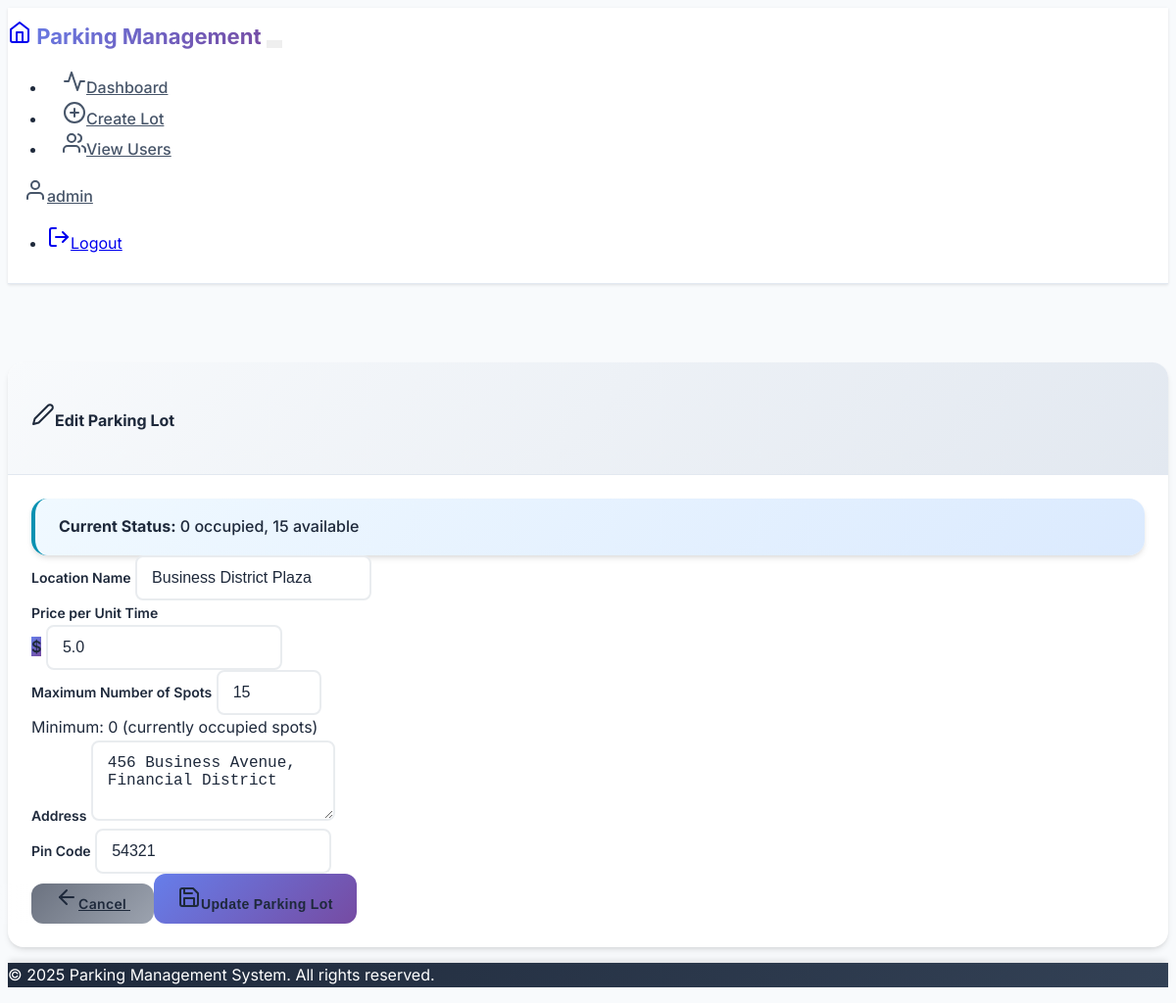
/admin/edit_lot/2 (signed in), run on the app's committed database.
### models.py (models this page shows, shortened)
class User(UserMixin, db.Model):
    __tablename__ = 'users'
    id = db.Column(db.Integer, primary_key=True)
    username = db.Column(db.String(80), unique=True, nullable=False)
    email = db.Column(db.String(120), unique=True, nullable=False)
    password_hash = db.Column(db.String(256), nullable=False)
    is_admin = db.Column(db.Boolean, default=False, nullable=False)
    created_at = db.Column(db.DateTime, default=datetime.utcnow)
    reservations = db.relationship('Reservation', backref='user', lazy=True, cascade='all, delete-orphan')

class ParkingLot(db.Model):
    __tablename__ = 'parking_lots'
    id = db.Column(db.Integer, primary_key=True)
    prime_location_name = db.Column(db.String(200), nullable=False)
    price = db.Column(db.Float, nullable=False)  # parking_cost per unit time
    address = db.Column(db.Text, nullable=False)
    pin_code = db.Column(db.String(10), nullable=False)
    maximum_number_of_spots = db.Column(db.Integer, nullable=False)
    created_at = db.Column(db.DateTime, default=datetime.utcnow)
    parking_spots = db.relationship('ParkingSpot', backref='parking_lot', lazy=True, cascade='all, delete-orphan')
    @property
    def available_spots_count(self):
        return ParkingSpot.query.filter_by(lot_id=self.id, status='A').count()
    @property
    def occupied_spots_count(self):
        return ParkingSpot.query.filter_by(lot_id=self.id, status='O').count()

### routes.py (the view, shortened to what this page needs)
@app.route('/admin/edit_lot/<int:lot_id>', methods=['GET', 'POST'])
@login_required
def edit_lot(lot_id):
    if not current_user.is_admin:
        flash('Access denied. Admin privileges required.', 'error')
        return redirect(url_for('user_dashboard'))
    lot = ParkingLot.query.get_or_404(lot_id)
    form = ParkingLotForm(obj=lot)
    return render_template('admin/edit_lot.html', form=form, lot=lot)

### app.py (called while the page is built)
@login_manager.user_loader
def load_user(user_id):
    from models import User
    return User.query.get(int(user_id))

### templates/admin/edit_lot.html (shortened to what this page needs)
{% extends "base.html" %}
{% block content %}
<div class="row justify-content-center">
    <div class="col-md-8 col-lg-6">
        <div class="card">
            <div class="card-header">
                <h4><i data-feather="edit-2" class="me-2"></i>Edit Parking Lot</h4>
            </div>
            <div class="card-body">
                <div class="alert alert-info">
                    <strong>Current Status:</strong> {{ lot.occupied_spots_count }} occupied, {{ lot.available_spots_count }} available
                </div>
                <form method="POST" novalidate>
                    <div class="mb-3">
                        {{ form.prime_location_name.label(class="form-label") }}
                        {{ form.prime_location_name(class="form-control" + (" is-invalid" if form.prime_location_name.errors else ""), required=True) }}
                    </div>
                    <div class="row">
                        <div class="col-md-6">
                            <div class="mb-3">
                                {{ form.price.label(class="form-label") }}
                                <div class="input-group">
                                    <span class="input-group-text">$</span>
                                    {{ form.price(class="form-control" + (" is-invalid" if form.price.errors else ""), required=True, min=0.01, step=0.01) }}
                                </div>
                            </div>
                        </div>
                        <div class="col-md-6">
                            <div class="mb-3">
                                {{ form.maximum_number_of_spots.label(class="form-label") }}
                                {{ form.maximum_number_of_spots(class="form-control" + (" is-invalid" if form.maximum_number_of_spots.errors else ""), required=True, min=lot.occupied_spots_count, max=1000) }}
                                <div class="form-text">
                                    Minimum: {{ lot.occupied_spots_count }} (currently occupied spots)
                                </div>
                            </div>
                        </div>
                    </div>
                    <div class="mb-3">
                        {{ form.address.label(class="form-label") }}
                        {{ form.address(class="form-control" + (" is-invalid" if form.address.errors else ""), rows=3, required=True) }}
                    </div>
                    <div class="mb-3">
                        {{ form.pin_code.label(class="form-label") }}
                        {{ form.pin_code(class="form-control" + (" is-invalid" if form.pin_code.errors else ""), required=True, minlength=5, maxlength=10) }}
                    </div>
                    <div class="d-grid gap-2 d-md-flex justify-content-md-end">
                        <a href="{{ url_for('admin_dashboard') }}" class="btn btn-secondary me-md-2">
                            <i data-feather="arrow-left" class="me-2"></i>Cancel
                        </a>
                        <button type="submit" class="btn btn-primary">
                            <i data-feather="save" class="me-2"></i>Update Parking Lot
                        </button>
                    </div>
                </form>
            </div>
        </div>
    </div>
</div>
{% endblock %}

### templates/base.html (shortened to what this page needs)
<!DOCTYPE html>
<html lang="en" data-bs-theme="light">
<head>
    <link href="https://cdn.replit.com/agent/bootstrap-agent-dark-theme.min.css" rel="stylesheet">
    <link href="https://cdnjs.cloudflare.com/ajax/libs/feather-icons/4.29.0/feather.min.css" rel="stylesheet">
    <link href="{{ url_for('static', filename='css/custom.css') }}" rel="stylesheet">
</head>
<body>
    <nav class="navbar navbar-expand-lg fixed-top">
        <div class="container">
            <a class="navbar-brand" href="{{ url_for('index') }}">
                <i data-feather="home" class="me-2"></i>
                Parking Management
            </a>
            <button class="navbar-toggler" type="button" data-bs-toggle="collapse" data-bs-target="#navbarNav">
            </button>
            <div class="collapse navbar-collapse" id="navbarNav">
                <ul class="navbar-nav me-auto">
                    {% if current_user.is_authenticated %}
                        {% if current_user.is_admin %}
                            <li class="nav-item">
                                <a class="nav-link" href="{{ url_for('admin_dashboard') }}">
                                    <i data-feather="activity" class="me-1"></i>Dashboard
                                </a>
                            </li>
                            <li class="nav-item">
                                <a class="nav-link" href="{{ url_for('create_lot') }}">
                                    <i data-feather="plus-circle" class="me-1"></i>Create Lot
                                </a>
                            </li>
                            <li class="nav-item">
                                <a class="nav-link" href="{{ url_for('view_users') }}">
                                    <i data-feather="users" class="me-1"></i>View Users
                                </a>
                            </li>
                        {% endif %}
                    {% endif %}
                </ul>
                <div class="d-flex align-items-center">
                    {% if current_user.is_authenticated %}
                        <div class="dropdown">
                            <a class="nav-link dropdown-toggle" href="#" role="button" data-bs-toggle="dropdown">
                                <i data-feather="user" class="me-1"></i>{{ current_user.username }}
                            </a>
                            <ul class="dropdown-menu">
                                <li><a class="dropdown-item" href="{{ url_for('logout') }}">
                                    <i data-feather="log-out" class="me-1"></i>Logout
                                </a></li>
                            </ul>
                        </div>
                    {% endif %}
                </div>
            </div>
        </div>
    </nav>
    <main class="py-4" style="margin-top: 80px;">
        <div class="container">
            {% block content %}{% endblock %}
        </div>
    </main>
    <footer class="bg-dark text-light mt-5 py-4">
        <div class="container text-center">
            <p>&copy; 2025 Parking Management System. All rights reserved.</p>
        </div>
    </footer>
</body>
</html>

### static/css/custom.css (style rules this page uses)
:root { --bs-font-family-base: 'Inter', 'Segoe UI', Tahoma, Geneva, Verdana, sans-serif; --parking-primary: #2563eb; --parking-secondary: #64748b; --parking-success: #059669; --parking-danger: #dc2626; --parking-warning: #d97706; --parking-info: #0891b2; --parking-gradient: linear-gradient(135deg, #667eea 0%, #764ba2 100%); --parking-card-shadow: 0 4px 6px -1px rgba(0, 0, 0, 0.1), 0 2px 4px -1px rgba(0, 0, 0, 0.06); --parking-card-shadow-hover: 0 10px 15px -3px rgba(0, 0, 0, 0.1), 0 4px 6px -2px rgba(0, 0, 0, 0.05); }
body { font-family: var(--bs-font-family-base); line-height: 1.6; background-color: #f8fafc; color: #1e293b !important; }
p, h1, h2, h3, h4, h5, h6, .lead, .text-muted { color: inherit !important; }
[data-bs-theme="dark"] .card-body *, [data-bs-theme="light"] .card-body * { color: #1e293b !important; }
.card { border: none; box-shadow: var(--parking-card-shadow); transition: all 0.3s ease; border-radius: 1rem; background: white; backdrop-filter: blur(10px); }
.card-header { background: linear-gradient(135deg, #f8fafc 0%, #e2e8f0 100%); border-bottom: 1px solid #e2e8f0; border-radius: 1rem 1rem 0 0 !important; padding: 1.25rem 1.5rem; font-weight: 600; color: #1e293b; }
.card-body { padding: 1.5rem; }
.btn { border-radius: 0.75rem; font-weight: 600; transition: all 0.3s ease; border: none; padding: 0.75rem 1.5rem; font-size: 0.875rem; letter-spacing: 0.025em; position: relative; overflow: hidden; }
.btn-primary { background: var(--parking-gradient); color: white; }
.btn-secondary { background: linear-gradient(135deg, #6b7280 0%, #9ca3af 100%); color: white; }
.btn::before { content: ''; position: absolute; top: 0; left: -100%; width: 100%; height: 100%; background: linear-gradient(90deg, transparent, rgba(255, 255, 255, 0.2), transparent); transition: left 0.5s; }
.form-control, .form-select { border-radius: 0.75rem; border: 2px solid #e2e8f0; transition: all 0.3s ease; padding: 0.75rem 1rem; font-size: 0.875rem; background-color: #f8fafc; }
.form-label { font-weight: 600; color: #374151; margin-bottom: 0.5rem; font-size: 0.875rem; }
.input-group .form-control { border-radius: 0.75rem 0 0 0.75rem; }
.input-group-text { background: var(--parking-gradient); color: white; border: none; font-weight: 600; }
.alert { border: none; border-radius: 1rem; box-shadow: var(--parking-card-shadow); border-left: 4px solid; padding: 1rem 1.5rem; font-weight: 500; }
.alert-info { background: linear-gradient(135deg, #f0f9ff 0%, #dbeafe 100%); color: #1e40af; border-left-color: var(--parking-info); }
.navbar { backdrop-filter: blur(10px); background: rgba(255, 255, 255, 0.95) !important; border-bottom: 1px solid #e2e8f0; box-shadow: 0 1px 3px 0 rgba(0, 0, 0, 0.1); padding: 0.75rem 0; }
.navbar-brand { font-weight: 700; font-size: 1.375rem; background: var(--parking-gradient); -webkit-background-clip: text; -webkit-text-fill-color: transparent; background-clip: text; transition: all 0.3s ease; }
.nav-link { font-weight: 500; transition: all 0.3s ease; border-radius: 0.5rem; padding: 0.5rem 0.75rem !important; margin: 0 0.25rem; color: #475569 !important; }
.navbar-toggler { border: none; padding: 0.25rem 0.5rem; }
footer { margin-top: auto; }
.input-group .form-control { border-radius: 0.5rem 0 0 0.5rem; }
.card, .stats-card, .alert { animation: slideIn 0.6s ease-out; }
footer { background: linear-gradient(135deg, #1e293b 0%, #334155 100%) !important; color: white; box-shadow: 0 -4px 6px -1px rgba(0, 0, 0, 0.1); }
.container .form-control { border-radius: 8px !important; border: 2px solid #e9ecef !important; padding: 12px 15px !important; transition: all 0.3s ease !important; font-size: 1rem !important; background-color: #ffffff !important; }

### data on the page
User: username "admin"
ParkingLot: prime_location_name "Business District Plaza", price "5.0", maximum_number_of_spots "15", address "456 Business Avenue, Financial District", pin_code "54321"

### other printed values
{{ lot.occupied_spots_count }} "0"
{{ lot.available_spots_count }} "15"
